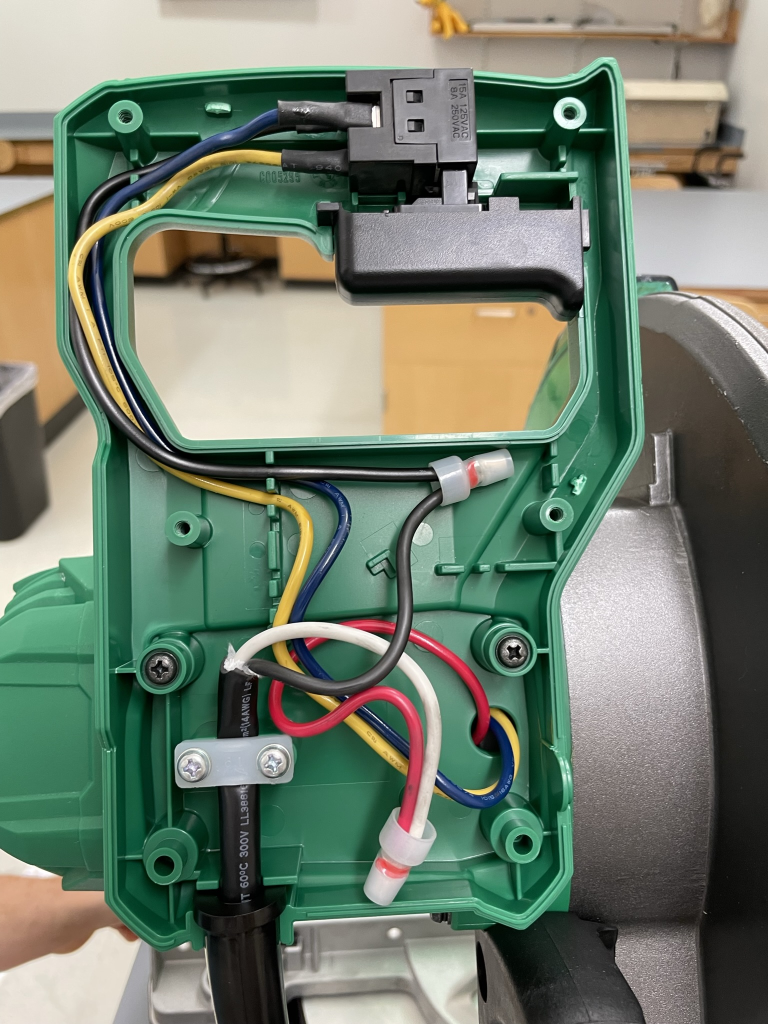
#> input picture logbook/dylan/images/IMG_1837.JPEG, 1536 x 2048 px, given in place of the camera (shown at 1/2 size)
$ python tune_color_key.py
#> lines starting #> are read from the running program, lines starting #| are printed output that depends on the picture; after the words box and inside, x2 and y2 are one past the last pixel; in counts of white or black regions, pixels touching at a corner belong together
#finding hsv range of target object(pen)
import cv2
import numpy as np
import time
# A required callback method that goes into the trackbar function.
def nothing(x):
    pass

# Initializing the webcam feed.
cap = cv2.VideoCapture(1)
cap.set(3,1280)
cap.set(4,720)

# Create a window named trackbars.
cv2.namedWindow("Trackbars")

# Now create 6 trackbars that will control the lower and upper range of
# H,S and V channels. The Arguments are like this: Name of trackbar,
# window name, range,callback function. For Hue the range is 0-179 and
# for S,V its 0-255.
cv2.createTrackbar("L - H", "Trackbars", 0, 179, nothing)
#> slider 'L - H' is set to 35
cv2.createTrackbar("L - S", "Trackbars", 0, 255, nothing)
#> slider 'L - S' is set to 51
cv2.createTrackbar("L - V", "Trackbars", 0, 255, nothing)
#> slider 'L - V' is set to 51
cv2.createTrackbar("U - H", "Trackbars", 179, 179, nothing)
cv2.createTrackbar("U - S", "Trackbars", 255, 255, nothing)
cv2.createTrackbar("U - V", "Trackbars", 255, 255, nothing)

while True:

    # Start reading the webcam feed frame by frame.
    ret, frame = cap.read()
#> frame is the input picture: shape (2048, 1536, 3); mean B, G, R 108.9, 125.2, 112.8
    if not ret:
        break
    # Flip the frame horizontally (Not required)
    frame = cv2.flip( frame, 1 )
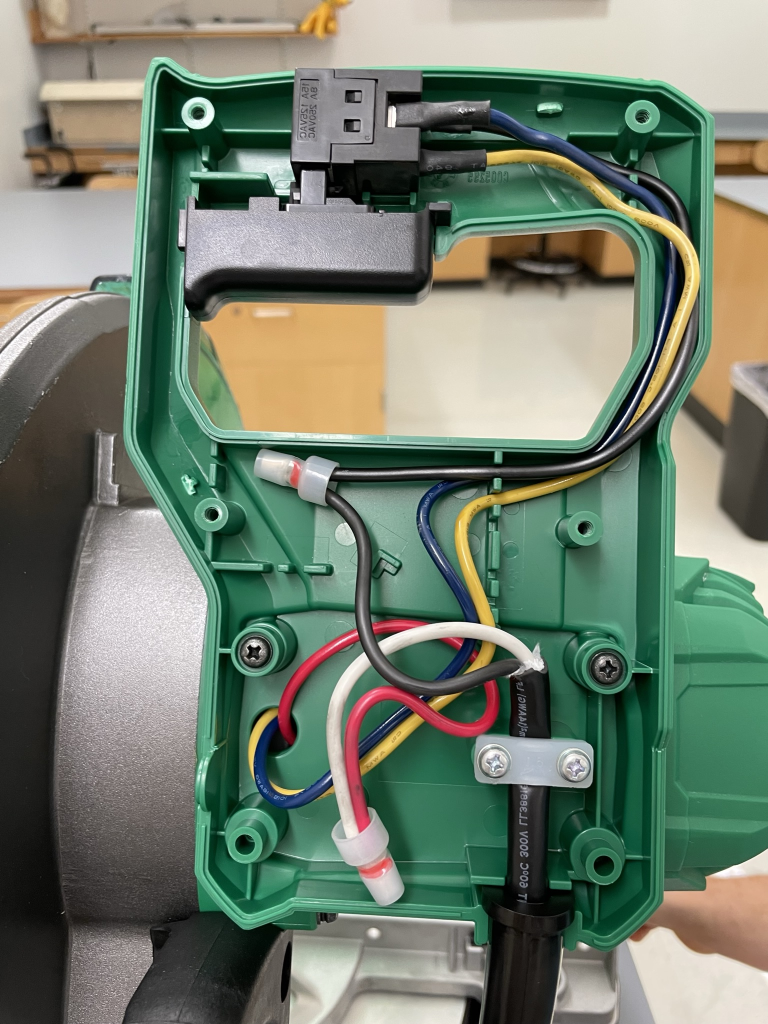
#> frame: shape (2048, 1536, 3) (shown at 1/2 size); mean B, G, R 108.9, 125.2, 112.8
    frame = cv2.GaussianBlur(frame,(5,5),cv2.BORDER_DEFAULT)
    # Convert the BGR image to HSV image.
    hsv = cv2.cvtColor(frame, cv2.COLOR_BGR2HSV)
#> hsv: shape (2048, 1536, 3); mean H, S, V 56.5, 78.6, 132.7

    # Get the new values of the trackbar in real time as the user changes
    # them
    l_h = cv2.getTrackbarPos("L - H", "Trackbars")
    l_s = cv2.getTrackbarPos("L - S", "Trackbars")
    l_v = cv2.getTrackbarPos("L - V", "Trackbars")
    u_h = cv2.getTrackbarPos("U - H", "Trackbars")
    u_s = cv2.getTrackbarPos("U - S", "Trackbars")
    u_v = cv2.getTrackbarPos("U - V", "Trackbars")

    # Set the lower and upper HSV range according to the value selected
    # by the trackbar
    lower_range = np.array([l_h, l_s, l_v])
    upper_range = np.array([u_h, u_s, u_v])

    # Filter the image and get the binary mask, where white represents
    # your target color
    mask = cv2.inRange(hsv, lower_range, upper_range)
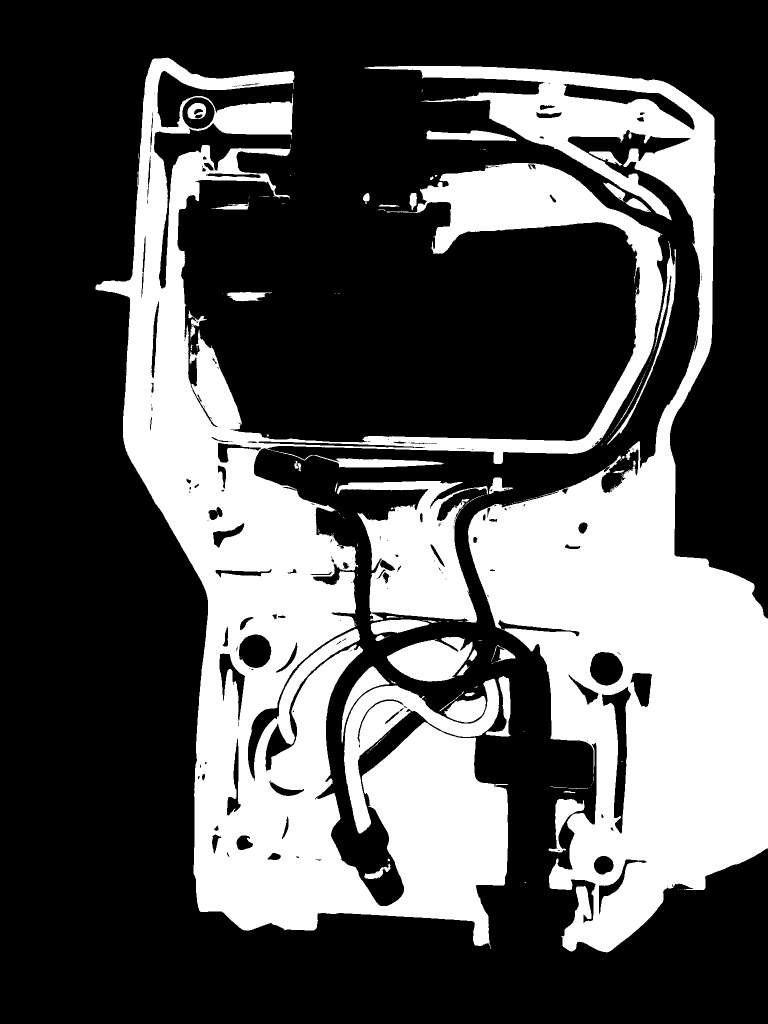
#> mask: shape (2048, 1536) (shown at 1/2 size); 33.3% white; 194 white regions (145 under 20 px), largest, box (x1, y1, x2, y2) and area: (191, 115, 1326, 1892) 516582, (729, 132, 1536, 1905) 422843, (674, 962, 977, 1245) 43278

    # You can also visualize the real part of the target color (Optional)
    res = cv2.bitwise_and(frame, frame, mask=mask)
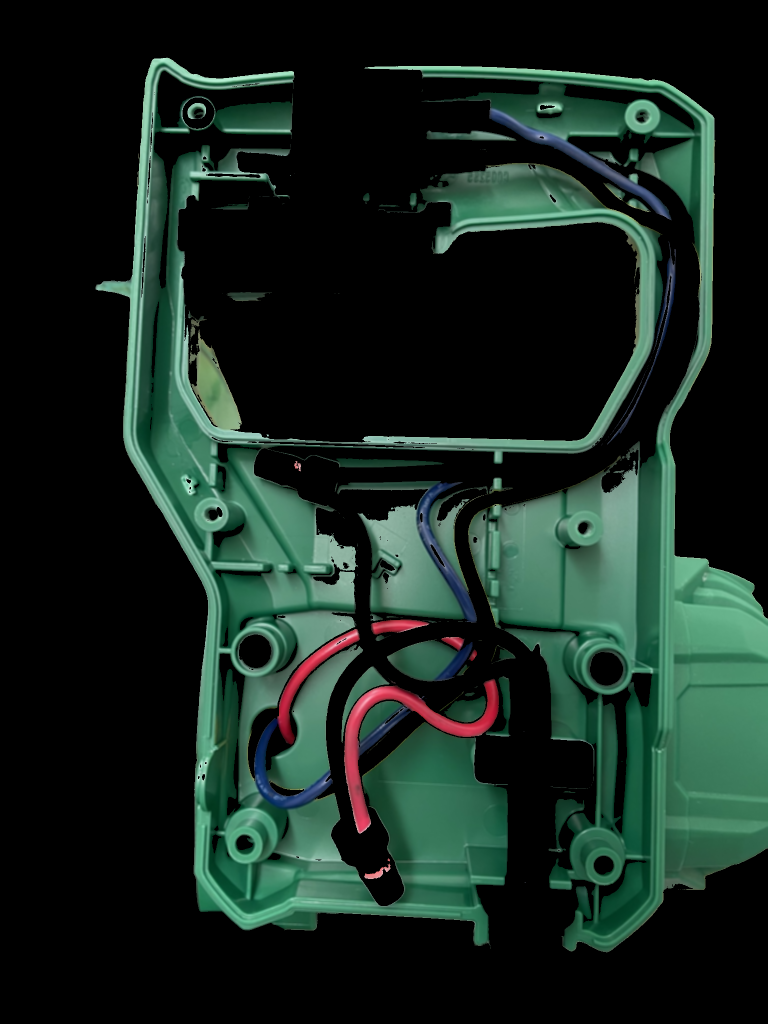
#> res: shape (2048, 1536, 3) (shown at 1/2 size); mean B, G, R 31.1, 38.6, 22.4

    # Converting the binary mask to 3 channel image, this is just so
    # we can stack it with the others
    mask_3 = cv2.cvtColor(mask, cv2.COLOR_GRAY2BGR)

    # stack the mask, orginal frame and the filtered result
    stacked = np.hstack((mask_3,frame,res))
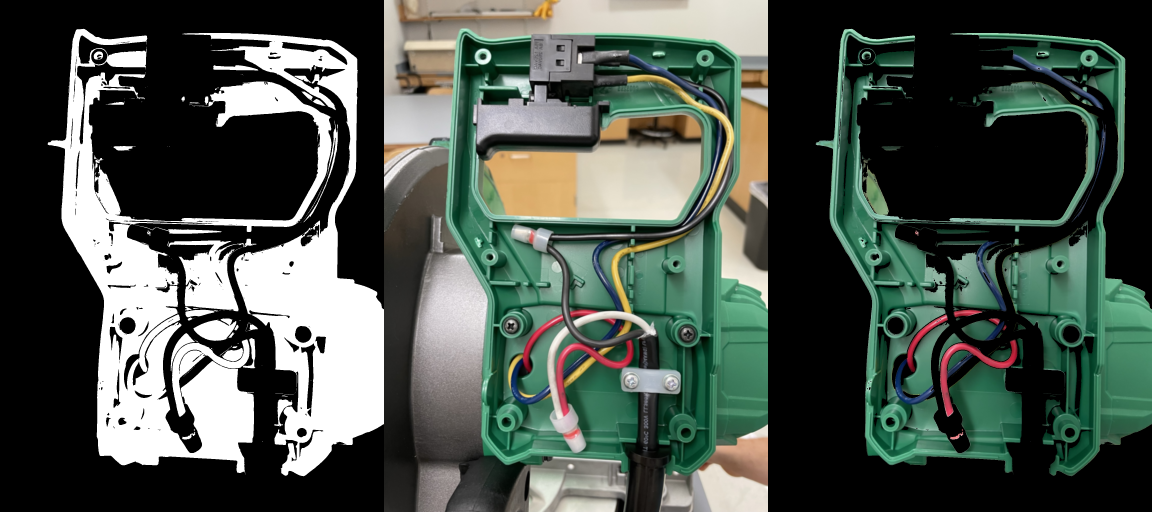
#> stacked: shape (2048, 4608, 3) (shown at 1/4 size); mean B, G, R 74.9, 82.9, 73.3

    # Show this stacked frame at 40% of the size.
    cv2.imshow('Trackbars',cv2.resize(stacked,None,fx=0.4,fy=0.4))
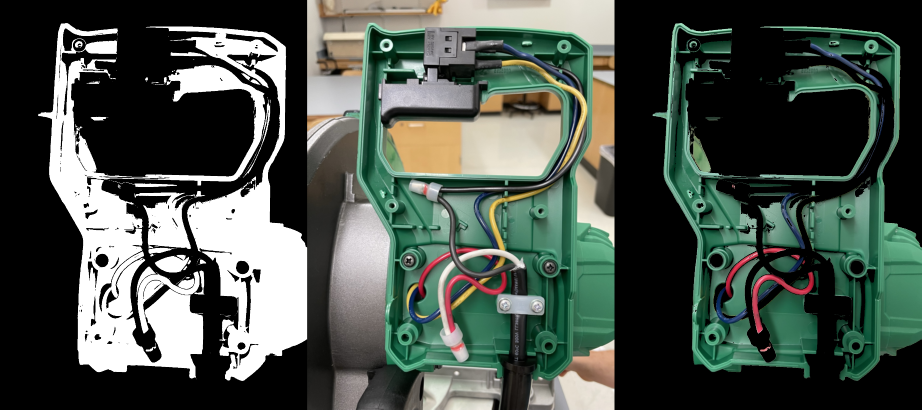
#> window 'Trackbars': shape (819, 1843, 3) (shown at 1/2 size); mean B, G, R 74.9, 82.9, 73.3

    # If the user presses ESC then exit the program
    key = cv2.waitKey(1)
#> (key Esc is pressed here)
    if key == 27:
        break

    # If the user presses `s` then print this array.
    if key == ord('s'):

        thearray = [[l_h,l_s,l_v],[u_h, u_s, u_v]]
        print(thearray)

        # Also save this array as penval.npy
        np.save('hsv_value',thearray)
        break

# Release the camera & destroy the windows.
cap.release()
cv2.destroyAllWindows()
